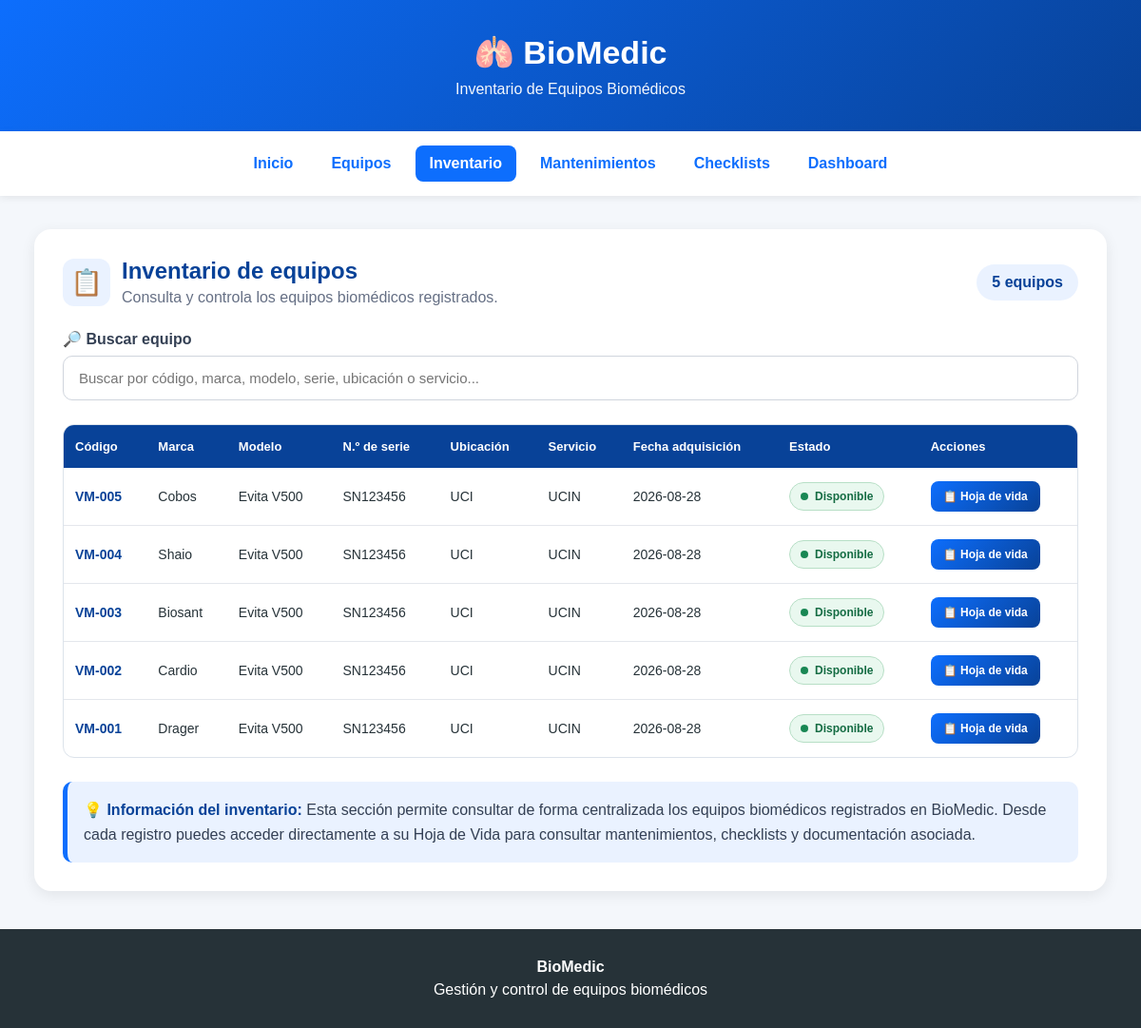
Page /inventario on the committed database.
### tables this page shows
CREATE TABLE equipos (
            id INTEGER PRIMARY KEY AUTOINCREMENT,
            codigo TEXT NOT NULL,
            marca TEXT NOT NULL,
            modelo TEXT NOT NULL,
            serie TEXT NOT NULL,
            ubicacion TEXT NOT NULL,
            servicio TEXT NOT NULL,
            estado TEXT NOT NULL,
            fecha TEXT,
            observaciones TEXT
        );

### app.py (the view)
@app.route("/inventario")
def inventario():
    conexion = conectar_bd()
    equipos = conexion.execute("""
        SELECT *
        FROM equipos
        ORDER BY id DESC
    """).fetchall()
    conexion.close()
    return render_template(
        "inventario.html",
        equipos=equipos
    )

### app.py (called while the page is built)
@app.after_request
def forzar_utf8(response):
    if response.content_type.startswith("text/html"):
        response.headers["Content-Type"] = "text/html; charset=utf-8"
    return response

def conectar_bd():
    conexion = sqlite3.connect(DATABASE)
    conexion.row_factory = sqlite3.Row
    return conexion

### templates/inventario.html (shortened to what this page needs)
<!DOCTYPE html>
<html lang="es">
<head>
</head>
<body>
<header>
    <h1>&#x1FAC1; BioMedic</h1>
    <p>Inventario de Equipos Biomédicos</p>
</header>
<nav>
    <a href="/">Inicio</a>
    <a href="/equipos">Equipos</a>
    <a href="/inventario" class="activo">Inventario</a>
    <a href="/mantenimientos">Mantenimientos</a>
    <a href="/checklist">Checklists</a>
    <a href="/dashboard">Dashboard</a>
</nav>
<main class="contenedor">
<section class="tarjeta">
    <div class="encabezado">
        <div class="titulo">
            <div class="icono">
                &#x1F4CB;
            </div>
            <div>
                <h2>Inventario de equipos</h2>
                <p>
                    Consulta y controla los equipos biomédicos registrados.
                </p>
            </div>
        </div>
        <div class="contador">
            {{ equipos|length }}
            {% if equipos|length == 1 %}
                equipo
            {% else %}
                equipos
            {% endif %}
        </div>
    </div>
    <div class="buscador">
        <label for="buscar">
            🔎 Buscar equipo
        </label>
        <input
            type="text"
            id="buscar"
            placeholder="Buscar por código, marca, modelo, serie, ubicación o servicio..."
            onkeyup="filtrarEquipos()"
        >
    </div>
    {% if equipos %}
    <div class="tabla-contenedor">
        <table id="tablaInventario">
            <thead>
                <tr>
                    <th>Código</th>
                    <th>Marca</th>
                    <th>Modelo</th>
                    <th>N.º de serie</th>
                    <th>Ubicación</th>
                    <th>Servicio</th>
                    <th>Fecha adquisición</th>
                    <th>Estado</th>
                    <th>Acciones</th>
                </tr>
            </thead>
            <tbody>
                {% for equipo in equipos %}
                <tr>
                    <td class="codigo">
                        {{ equipo.codigo }}
                    </td>
                    <td>
                        {{ equipo.marca }}
                    </td>
                    <td>
                        {{ equipo.modelo }}
                    </td>
                    <td>
                        {{ equipo.serie }}
                    </td>
                    <td>
                        {{ equipo.ubicacion }}
                    </td>
                    <td>
                        {{ equipo.servicio }}
                    </td>
                    <td>
                        {% if equipo.fecha %}
                            {{ equipo.fecha }}
                        {% else %}
                            No registrada
                        {% endif %}
                    </td>
                    <td>
                        <span class="estado">
                            <span class="estado-punto"></span>
                            {{ equipo.estado }}
                        </span>
                    </td>
                    <td>
                        <a
                            href="{{ url_for('hoja_vida', id=equipo.id) }}"
                            class="btn-hoja"
                        >
                            📋 Hoja de vida
                        </a>
                    </td>
                </tr>
                {% endfor %}
            </tbody>
        </table>
    </div>
    <div class="nota">
        <strong>💡 Información del inventario:</strong>
        Esta sección permite consultar de forma centralizada
        los equipos biomédicos registrados en BioMedic.
        Desde cada registro puedes acceder directamente a su
        Hoja de Vida para consultar mantenimientos, checklists
        y documentación asociada.
    </div>
    {% endif %}
</section>
</main>
<footer>
<p><strong>BioMedic</strong></p>
<p>Gestión y control de equipos biomédicos</p>
</footer>
</body>
</html>

### templates/inventario.html (style rules this page uses)
* { box-sizing: border-box; }
body { margin: 0; font-family: Arial, Helvetica, sans-serif; background: #f4f7fb; color: #263238; }
header { background: linear-gradient(135deg, #0d6efd, #084298); color: white; text-align: center; padding: 35px 20px; }
header h1 { margin: 0; font-size: 34px; }
header p { margin: 10px 0 0; font-size: 16px; opacity: 0.95; }
nav { background: white; padding: 15px; display: flex; justify-content: center; flex-wrap: wrap; gap: 10px; box-shadow: 0 2px 8px rgba(0,0,0,0.08); }
nav a { text-decoration: none; color: #0d6efd; font-weight: bold; padding: 10px 15px; border-radius: 8px; transition: 0.2s; }
nav a.activo { background: #0d6efd; color: white; }
.contenedor { width: 94%; max-width: 1350px; margin: 35px auto; }
.tarjeta { background: white; padding: 30px; border-radius: 18px; box-shadow: 0 4px 15px rgba(0,0,0,0.08); margin-bottom: 30px; }
.encabezado { display: flex; justify-content: space-between; align-items: center; gap: 20px; margin-bottom: 25px; }
.titulo { display: flex; align-items: center; gap: 12px; }
.titulo .icono { width: 50px; height: 50px; border-radius: 12px; background: #eaf2ff; display: flex; align-items: center; justify-content: center; font-size: 27px; }
.titulo h2 { margin: 0; color: #084298; }
.titulo p { margin: 5px 0 0; color: #667085; }
.contador { background: #eaf2ff; color: #084298; padding: 10px 16px; border-radius: 20px; font-weight: bold; white-space: nowrap; }
.buscador { margin-bottom: 25px; }
.buscador label { display: block; font-weight: bold; margin-bottom: 8px; color: #344054; }
.buscador input { width: 100%; padding: 14px 16px; border: 1px solid #d0d5dd; border-radius: 10px; font-size: 15px; }
.tabla-contenedor { overflow-x: auto; border: 1px solid #dce3eb; border-radius: 12px; }
table { width: 100%; border-collapse: collapse; min-width: 1000px; }
thead { background: #084298; color: white; }
th { padding: 15px 12px; text-align: left; font-size: 13px; white-space: nowrap; }
td { padding: 14px 12px; border-bottom: 1px solid #e4e7ec; font-size: 14px; }
tbody tr:last-child td { border-bottom: none; }
.codigo { font-weight: bold; color: #084298; }
.estado { display: inline-flex; align-items: center; gap: 7px; padding: 7px 11px; border-radius: 20px; background: #e9f8ef; color: #146c43; border: 1px solid #b7dfc6; font-size: 12px; font-weight: bold; }
.estado-punto { width: 8px; height: 8px; border-radius: 50%; background: #198754; }
.btn-hoja { display: inline-block; text-decoration: none; background: linear-gradient(135deg, #0d6efd, #084298); color: white; padding: 9px 13px; border-radius: 8px; font-size: 12px; font-weight: bold; transition: 0.2s; white-space: nowrap; }
.nota { margin-top: 25px; background: #eaf2ff; border-left: 5px solid #0d6efd; padding: 17px; border-radius: 10px; color: #344054; line-height: 1.6; }
.nota strong { color: #084298; }
footer { background: #263238; color: white; text-align: center; padding: 25px; margin-top: 40px; }
footer p { margin: 6px; }

### rows in the picture
equipos: codigo "VM-005", marca "Cobos", modelo "Evita V500", serie "SN123456", ubicacion "UCI", servicio "UCIN", fecha "2026-08-28", estado "Disponible"
equipos: codigo "VM-004", marca "Shaio", modelo "Evita V500", serie "SN123456", ubicacion "UCI", servicio "UCIN", fecha "2026-08-28", estado "Disponible"
equipos: codigo "VM-003", marca "Biosant", modelo "Evita V500", serie "SN123456", ubicacion "UCI", servicio "UCIN", fecha "2026-08-28", estado "Disponible"
equipos: codigo "VM-002", marca "Cardio", modelo "Evita V500", serie "SN123456", ubicacion "UCI", servicio "UCIN", fecha "2026-08-28", estado "Disponible"
equipos: codigo "VM-001", marca "Drager", modelo "Evita V500", serie "SN123456", ubicacion "UCI", servicio "UCIN", fecha "2026-08-28", estado "Disponible"

### other values in the picture
{{ equipos|length }} "5"
